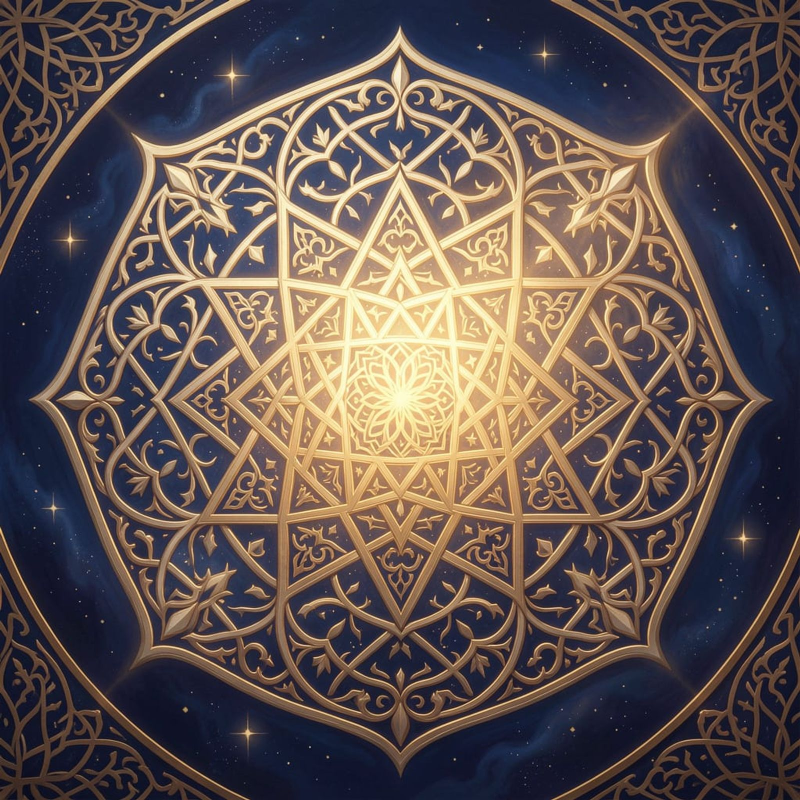
#> input picture vault/media/2026-08-28_01_ar-rahman_71ddc2dc01.jpg, 1600 x 1600 px (shown at 1/2 size); its folder holds only this picture in this run
$ python image_overlay.py --input ../../vault/media/2026-08-28_01_ar-rahman_71ddc2dc01.jpg
#> lines starting #> are read from the running program, lines starting #| are printed output that depends on the picture
#!/usr/bin/env python3
"""Apply publication-safe fine-art framing and typography to NightCafe images."""

from __future__ import annotations

import argparse
import os
import hashlib
import json
from datetime import datetime, timezone
from pathlib import Path

from PIL import Image, ImageDraw, ImageFont, ImageOps

if __package__ in {None, ""}:
    import sys
    sys.path.insert(0, str(Path(__file__).resolve().parents[2]))

from core.database import connect_database

ROOT = Path(__file__).resolve().parents[2]
SOURCE_DIR = ROOT / "vault" / "media" / "nightcafe"
PUBLICATION_DIR = ROOT / "vault" / "media" / "published"
SUPPORTED = {".png", ".jpg", ".jpeg", ".webp"}
PLUGIN_NAME = "Image Overlay Processor"


# [29 lines left out: functions register_plugin, latest_image, _font, not called in this run]


def apply_overlay(input_path: Path, output_path: Path, *, text: str = "", border: int = 24,
                  font_size: int = 34, text_color: str = "#f7f2e8", border_color: str = "#b79b68",
                  line_settings: list[dict] | None = None) -> Path:
    """Render one image with a restrained border and optional caption."""
#> called with text = '', border = 24, font_size = 64, text_color = '#f7f2e8', border_color = '#b79b68'
    if border < 0 or font_size < 8:
        raise ValueError("border must be non-negative and font_size at least 8")
    input_path = input_path.expanduser().resolve()
    output_path = output_path.expanduser().resolve()
    if input_path.suffix.lower() not in SUPPORTED:
        raise ValueError(f"unsupported image extension: {input_path.suffix}")
    with Image.open(input_path) as source:
#> source is the input picture: PIL image 1600x1600 RGB; mean R, G, B 99, 85.3, 80.9
        image = ImageOps.exif_transpose(source).convert("RGB")
    if border:
        image = ImageOps.expand(image, border=border, fill=border_color)
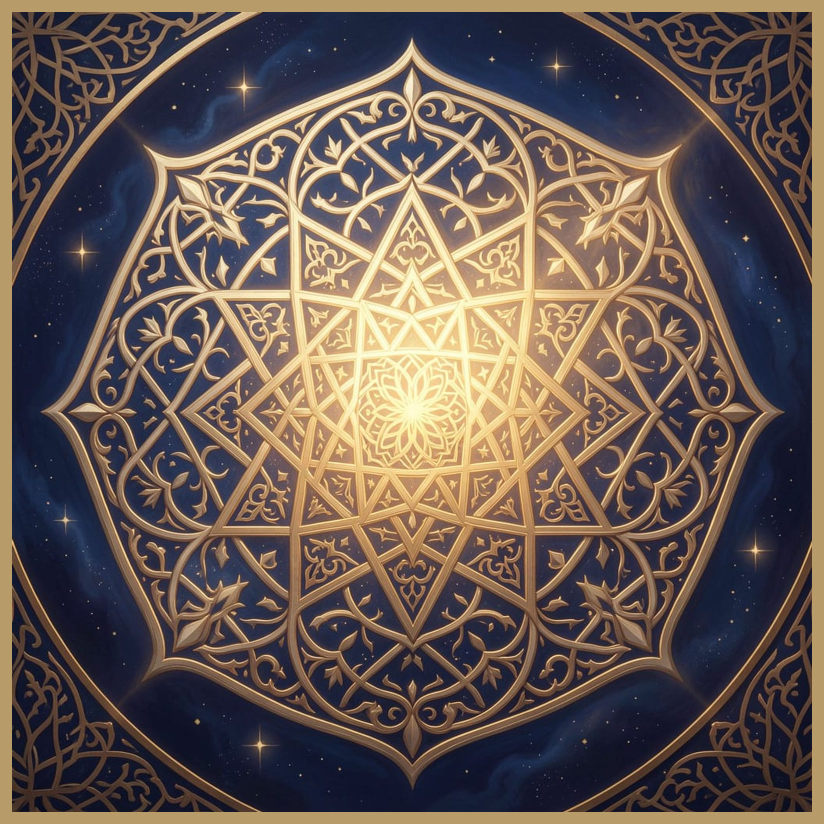
#> image: PIL image 1648x1648 RGB (shown at 1/2 size); mean R, G, B 103.8, 89.3, 82.3
    if text.strip() and line_settings:
        image = image.convert("RGBA")
        draw = ImageDraw.Draw(image, "RGBA")
        lines = [line.strip() for line in text.splitlines()]
        for index, value in enumerate(lines):
            if not value: continue
            config = line_settings[index] if index < len(line_settings) else {}
            size = max(8, int(config.get("font_size", font_size)))
            font = _font(size)
            x = max(0, min(100, int(config.get("x_percent", 50)))) / 100 * image.width
            y = max(0, min(100, int(config.get("y_percent", 50)))) / 100 * image.height
            bbox = draw.textbbox((0, 0), value, font=font)
            draw.text((x + 3 - (bbox[2]-bbox[0])/2, y + 3 - (bbox[3]-bbox[1])/2), value, font=font, fill=(0,0,0,150))
            draw.text((x - (bbox[2]-bbox[0])/2, y - (bbox[3]-bbox[1])/2), value, font=font, fill=text_color)
    elif text.strip():
        image = image.convert("RGBA")
        draw = ImageDraw.Draw(image, "RGBA")
        # Fit and center every line as a single typographic block.  This avoids
        # Pillow's default top-left placement and keeps Arabic/transliteration
        # readable on both portrait and landscape assets.
        lines = [line.strip() for line in text.splitlines() if line.strip()]
        size = font_size
        while size > 12:
            font = _font(size)
            bbox = draw.multiline_textbbox((0, 0), "\n".join(lines), font=font, spacing=max(6, size // 5), align="center")
            if bbox[2] - bbox[0] <= image.width * 0.86:
                break
            size -= 2
        spacing = max(6, size // 5)
        bbox = draw.multiline_textbbox((0, 0), "\n".join(lines), font=font, spacing=spacing, align="center")
        text_width = bbox[2] - bbox[0]
        text_height = bbox[3] - bbox[1]
        text_x = (image.width - text_width) // 2 - bbox[0]
        text_y = (image.height - text_height) // 2 - bbox[1]
        # Centered title: no opaque banner, only a restrained shadow for contrast.
        block = "\n".join(lines)
        draw.multiline_text((text_x + 3, text_y + 3), block, font=font, spacing=spacing, align="center", fill=(0, 0, 0, 150))
        draw.multiline_text((text_x, text_y), block, font=font, spacing=spacing, align="center", fill=text_color)
    output_path.parent.mkdir(parents=True, exist_ok=True)
    if output_path.suffix.lower() in {".jpg", ".jpeg"}:
        image.convert("RGB").save(output_path, quality=95)
    else:
        image.convert("RGB").save(output_path)
    return output_path


# [17 lines left out: function register_overlay, not called in this run]


def parse_args() -> argparse.Namespace:
    parser = argparse.ArgumentParser(description=__doc__)
    parser.add_argument("--input", type=Path, help="Source image; defaults to the newest NightCafe image.")
    parser.add_argument("--register", action="store_true", help="Register processor and event route in SQLite.")
    parser.add_argument("--output", type=Path, default=PUBLICATION_DIR / "nightcafe_overlay.jpg")
    parser.add_argument("--db", type=Path, help="Optional SQLite database for Media Store registration.")
    parser.add_argument("--text", default="", help="Caption/title, e.g. an artwork name or one of the 99 names.")
    parser.add_argument("--border", type=int, default=24)
    parser.add_argument("--font-size", type=int, default=64)
    parser.add_argument("--border-color", default="#b79b68")
    parser.add_argument("--text-color", default="#f7f2e8")
    return parser.parse_args()


def main() -> int:
    args = parse_args()
    if args.register:
        if not args.db:
            raise SystemExit("--register requires --db")
        register_plugin(args.db.expanduser().resolve())
        print(json.dumps({"status": "REGISTERED", "plugin": PLUGIN_NAME, "event_type": "IMAGE_OVERLAY"}))
        return 0
    source = args.input.expanduser().resolve() if args.input else latest_image()
    output = apply_overlay(source, args.output, text=args.text, border=args.border,
                           font_size=args.font_size, border_color=args.border_color,
                           text_color=args.text_color)
    result = {"status": "COMPLETED", "output": str(output)}
    if args.db:
        result["asset_id"] = register_overlay(args.db.expanduser().resolve(), output, args.text)
    print(json.dumps(result, ensure_ascii=False))
    return 0


if __name__ == "__main__":
    raise SystemExit(main())
#> (the program exits here)

$ run again, on vault/media/nightcafe/2026-08-29_01_ui-generation.jpg
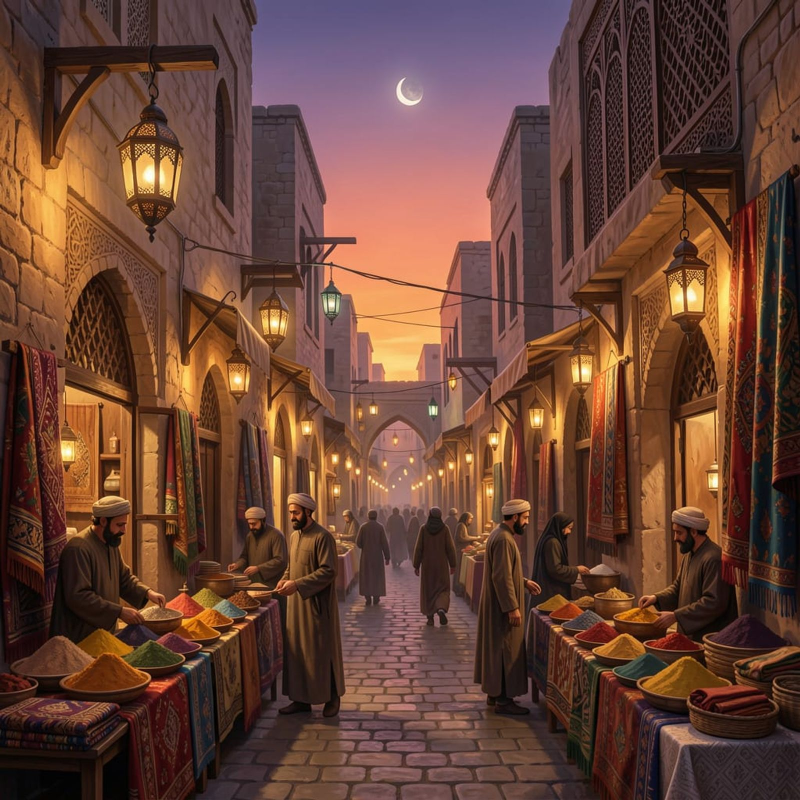
#> input picture vault/media/nightcafe/2026-08-29_01_ui-generation.jpg, 1600 x 1600 px (shown at 1/2 size)
#> in apply_overlay, source is the input picture: PIL image 1600x1600 RGB; mean R, G, B 104.4, 67.8, 53.9
#> in apply_overlay, `image = ImageOps.expand(image, border=border, fill=border_color)`:
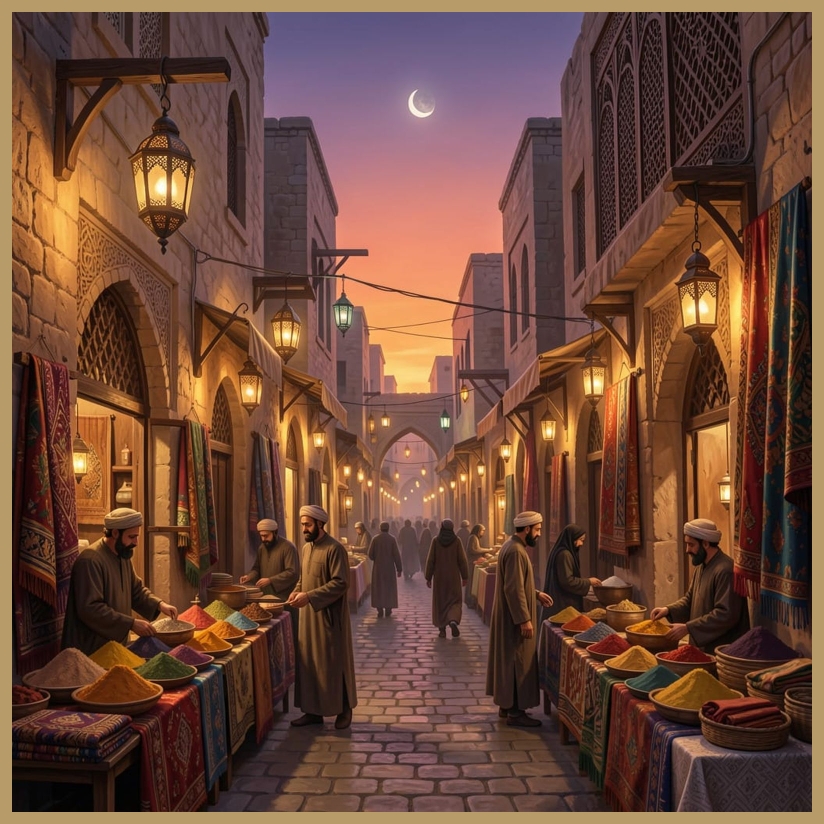
#> image: PIL image 1648x1648 RGB (shown at 1/2 size); mean R, G, B 108.9, 72.8, 56.8
